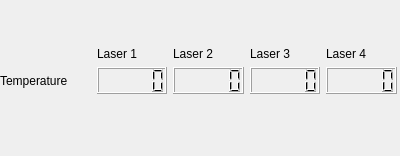
<?xml version="1.0" encoding="UTF-8"?>
<ui version="4.0">
 <class>Laser</class>
 <widget class="QWidget" name="Laser">
  <property name="geometry">
   <rect>
    <x>0</x>
    <y>0</y>
    <width>400</width>
    <height>156</height>
   </rect>
  </property>
  <property name="windowTitle">
   <string>Form</string>
  </property>
  <widget class="QWidget" name="gridLayoutWidget_2">
   <property name="geometry">
    <rect>
     <x>0</x>
     <y>20</y>
     <width>397</width>
     <height>101</height>
    </rect>
   </property>
   <layout class="QGridLayout" name="gridLayout_2">
    <item row="1" column="3">
     <widget class="QLabel" name="label_4">
      <property name="text">
       <string>Laser 2</string>
      </property>
     </widget>
    </item>
    <item row="2" column="3">
     <widget class="QLCDNumber" name="lcdNumber_4"/>
    </item>
    <item row="3" column="0">
     <spacer name="verticalSpacer">
      <property name="orientation">
       <enum>Qt::Vertical</enum>
      </property>
      <property name="sizeHint" stdset="0">
       <size>
        <width>20</width>
        <height>40</height>
       </size>
      </property>
     </spacer>
    </item>
    <item row="2" column="2">
     <widget class="QLCDNumber" name="lcdNumber_2"/>
    </item>
    <item row="2" column="5">
     <widget class="QLCDNumber" name="lcdNumber_8"/>
    </item>
    <item row="1" column="5">
     <widget class="QLabel" name="label_3">
      <property name="text">
       <string>Laser 4</string>
      </property>
     </widget>
    </item>
    <item row="0" column="2">
     <spacer name="verticalSpacer_2">
      <property name="orientation">
       <enum>Qt::Vertical</enum>
      </property>
      <property name="sizeHint" stdset="0">
       <size>
        <width>20</width>
        <height>40</height>
       </size>
      </property>
     </spacer>
    </item>
    <item row="1" column="2">
     <widget class="QLabel" name="label">
      <property name="text">
       <string>Laser 1</string>
      </property>
     </widget>
    </item>
    <item row="1" column="4">
     <widget class="QLabel" name="label_2">
      <property name="text">
       <string>Laser 3</string>
      </property>
     </widget>
    </item>
    <item row="2" column="4">
     <widget class="QLCDNumber" name="lcdNumber_6"/>
    </item>
    <item row="2" column="0">
     <widget class="QLabel" name="label_6">
      <property name="text">
       <string>Temperature</string>
      </property>
     </widget>
    </item>
    <item row="2" column="1">
     <spacer name="verticalSpacer_3">
      <property name="orientation">
       <enum>Qt::Vertical</enum>
      </property>
      <property name="sizeHint" stdset="0">
       <size>
        <width>20</width>
        <height>40</height>
       </size>
      </property>
     </spacer>
    </item>
   </layout>
  </widget>
 </widget>
 <resources/>
 <connections/>
</ui>
